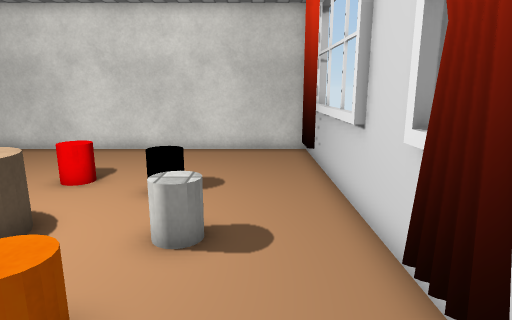
[1] (above)

12 first-person views from a walk through a scene from a Unity 3-D project. The camera is 1.4 m above the floor, tilts 12° down and sees 75° across. The floor is counted in squares, 0.5 m on a side. Each view is taken from the middle of a square. On the plan, view 1 faces up. The plan holds only what a view shows up to about 20 squares ahead; the rest is blank. The player character is not drawn. Some surface patterns are stand-ins.

[2]
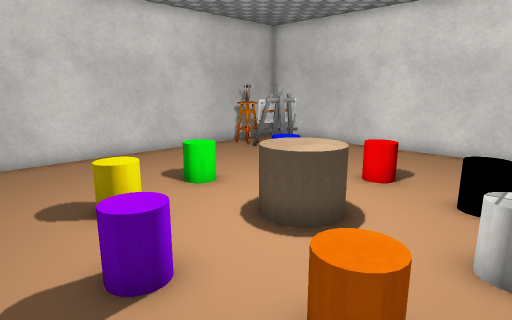

[3]
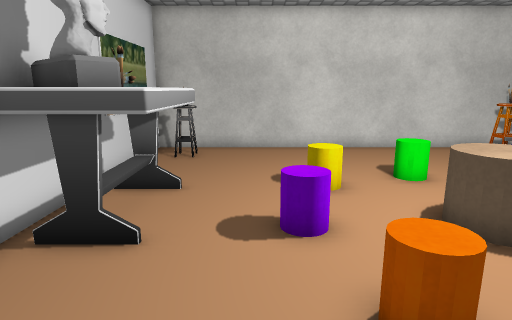

[4]
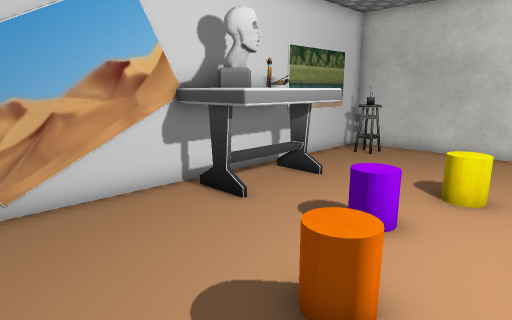

[5]
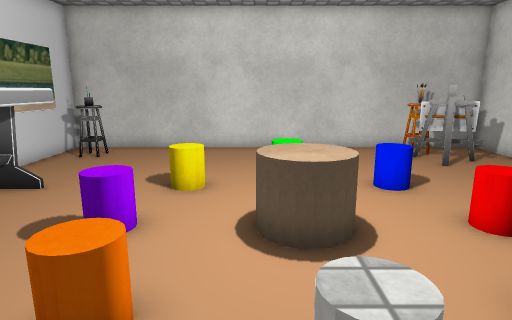

[6]
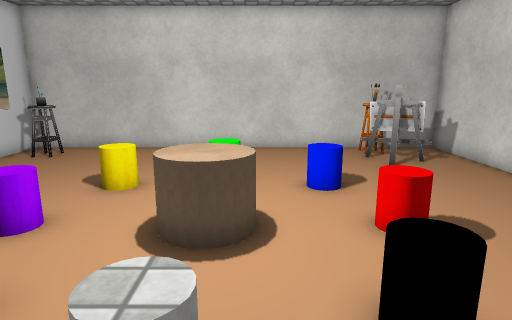

[7]
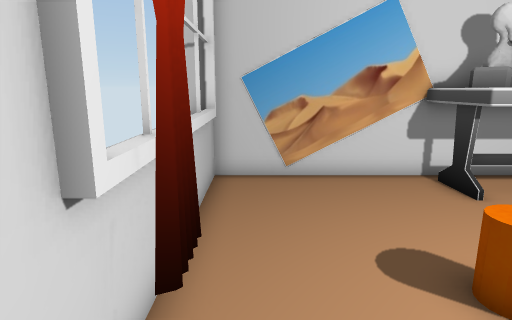

[8]
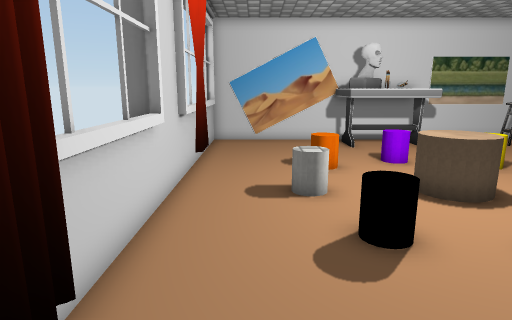

[9]
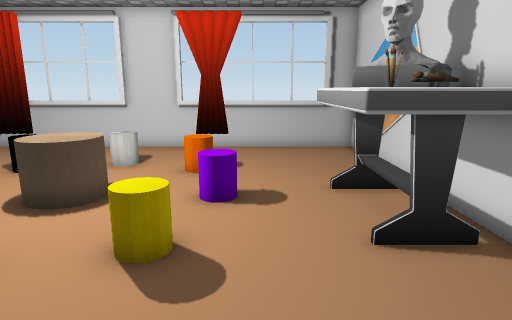

[10]
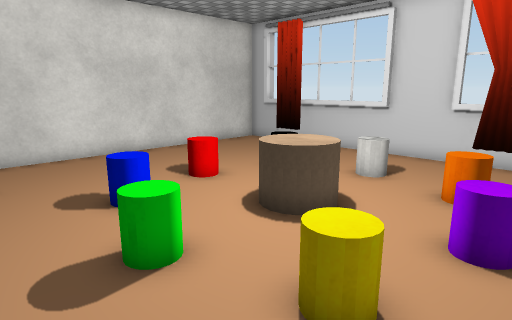

[11]
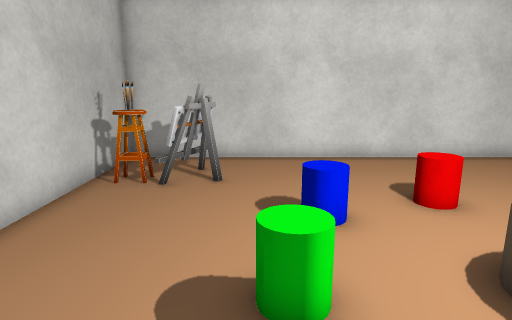

[12]
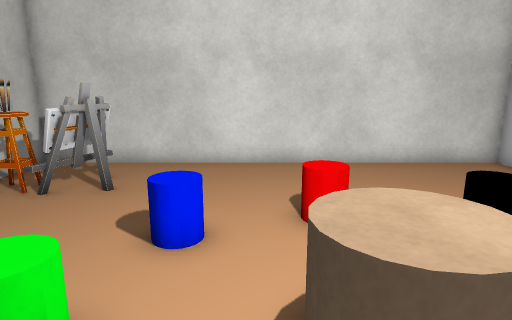

### Floor plan
Key: @ floor where view 1 was taken; # wall or solid block; . floor; = window, fence, low wall or low ledge; C red cylinder; Y cylinder; W white cylinder; R orange cylinder; S stool; T thing the floor can be seen under or through; B blue cylinder; G green cylinder; E yellow cylinder; P purple cylinder; A table; U statue; O other object.
Columns run from 15 left of view 1 to 3 right of it. Each row starts with its distance up from view 1.
 16 ##################
 15 #................##
 14 #................=
 13 #S.=T............#
 12 #SSTT............#
 11 #................=
 10 #........CC......=
  9 #.....BB....OO...#
  8 #................=
  7 #........YY......##
  6 #....GG..YY..WW..##
  5 #........YY......##
  4 #................=
  3 #.....EE....RR...##
  2 #........PP......=#
  1 #................=#
  0 #..............@.=
 -1 #.....AAAAAA.....#
 -2 #SS...AAAUUA.....=
 -3 #  ...AAAUUA.....##
 -4 ##################

Positions as (right, up) in squares from view 1, and headings:
1: (0, 0), facing up
2: (-1, 0), facing up-left
3: (1, 1), facing left
4: (1, 5), facing down-left
5: (1, 5), facing left
6: (1, 7), facing left
7: (1, 7), facing down
8: (0, 15), facing down
9: (-14, 1), facing right
10: (-12, 1), facing up-right
11: (-10, 2), facing up
12: (-7, 3), facing up
